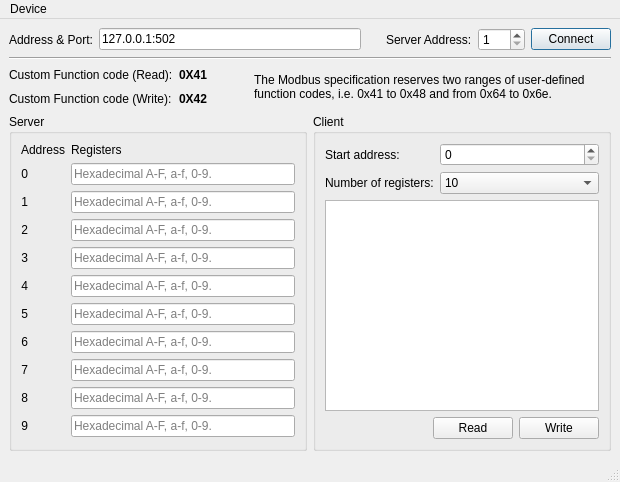
<?xml version="1.0" encoding="UTF-8"?>
<ui version="4.0">
 <class>MainWindow</class>
 <widget class="QMainWindow" name="MainWindow">
  <property name="geometry">
   <rect>
    <x>0</x>
    <y>0</y>
    <width>620</width>
    <height>482</height>
   </rect>
  </property>
  <property name="sizePolicy">
   <sizepolicy hsizetype="Preferred" vsizetype="Preferred">
    <horstretch>0</horstretch>
    <verstretch>0</verstretch>
   </sizepolicy>
  </property>
  <property name="windowTitle">
   <string>MainWindow</string>
  </property>
  <widget class="QWidget" name="centralwidget">
   <layout class="QGridLayout" name="gridLayout_3">
    <item row="0" column="0">
     <layout class="QGridLayout" name="gridLayout">
      <item row="0" column="0">
       <widget class="QLabel" name="label_4">
        <property name="text">
         <string>Address &amp; Port:</string>
        </property>
       </widget>
      </item>
      <item row="0" column="1">
       <widget class="QLineEdit" name="addressPort">
        <property name="sizePolicy">
         <sizepolicy hsizetype="MinimumExpanding" vsizetype="Fixed">
          <horstretch>0</horstretch>
          <verstretch>0</verstretch>
         </sizepolicy>
        </property>
        <property name="text">
         <string>127.0.0.1:502</string>
        </property>
       </widget>
      </item>
      <item row="0" column="2">
       <spacer name="horizontalSpacer_2">
        <property name="orientation">
         <enum>Qt::Horizontal</enum>
        </property>
        <property name="sizeType">
         <enum>QSizePolicy::Maximum</enum>
        </property>
        <property name="sizeHint" stdset="0">
         <size>
          <width>13</width>
          <height>17</height>
         </size>
        </property>
       </spacer>
      </item>
      <item row="0" column="3">
       <widget class="QLabel" name="label_28">
        <property name="sizePolicy">
         <sizepolicy hsizetype="Maximum" vsizetype="Preferred">
          <horstretch>0</horstretch>
          <verstretch>0</verstretch>
         </sizepolicy>
        </property>
        <property name="text">
         <string>Server Address:</string>
        </property>
       </widget>
      </item>
      <item row="0" column="4">
       <widget class="QSpinBox" name="serverAddress">
        <property name="sizePolicy">
         <sizepolicy hsizetype="Maximum" vsizetype="Fixed">
          <horstretch>0</horstretch>
          <verstretch>0</verstretch>
         </sizepolicy>
        </property>
        <property name="minimum">
         <number>1</number>
        </property>
        <property name="maximum">
         <number>247</number>
        </property>
       </widget>
      </item>
      <item row="0" column="5">
       <widget class="QPushButton" name="connectButton">
        <property name="sizePolicy">
         <sizepolicy hsizetype="Maximum" vsizetype="Fixed">
          <horstretch>0</horstretch>
          <verstretch>0</verstretch>
         </sizepolicy>
        </property>
        <property name="text">
         <string>Connect</string>
        </property>
        <property name="checkable">
         <bool>false</bool>
        </property>
        <property name="autoDefault">
         <bool>false</bool>
        </property>
        <property name="default">
         <bool>true</bool>
        </property>
       </widget>
      </item>
      <item row="1" column="0" colspan="6">
       <widget class="Line" name="line">
        <property name="orientation">
         <enum>Qt::Horizontal</enum>
        </property>
       </widget>
      </item>
     </layout>
    </item>
    <item row="1" column="0">
     <layout class="QGridLayout" name="gridLayout_2">
      <item row="0" column="0">
       <widget class="QLabel" name="label">
        <property name="sizePolicy">
         <sizepolicy hsizetype="Maximum" vsizetype="Preferred">
          <horstretch>0</horstretch>
          <verstretch>0</verstretch>
         </sizepolicy>
        </property>
        <property name="text">
         <string>Custom Function code (Read):</string>
        </property>
       </widget>
      </item>
      <item row="0" column="1">
       <widget class="QLabel" name="label_9">
        <property name="font">
         <font>
          <bold>true</bold>
         </font>
        </property>
        <property name="text">
         <string>0X41</string>
        </property>
       </widget>
      </item>
      <item row="0" column="2" rowspan="2">
       <spacer name="horizontalSpacer">
        <property name="orientation">
         <enum>Qt::Horizontal</enum>
        </property>
        <property name="sizeType">
         <enum>QSizePolicy::Fixed</enum>
        </property>
        <property name="sizeHint" stdset="0">
         <size>
          <width>40</width>
          <height>20</height>
         </size>
        </property>
       </spacer>
      </item>
      <item row="0" column="3" rowspan="2">
       <widget class="QLabel" name="label_7">
        <property name="text">
         <string>The Modbus specification reserves two ranges of user-defined function codes, i.e. 0x41 to 0x48 and from 0x64 to 0x6e.</string>
        </property>
        <property name="wordWrap">
         <bool>true</bool>
        </property>
       </widget>
      </item>
      <item row="1" column="0">
       <widget class="QLabel" name="label_2">
        <property name="sizePolicy">
         <sizepolicy hsizetype="Maximum" vsizetype="Preferred">
          <horstretch>0</horstretch>
          <verstretch>0</verstretch>
         </sizepolicy>
        </property>
        <property name="text">
         <string>Custom Function code (Write):</string>
        </property>
       </widget>
      </item>
      <item row="1" column="1">
       <widget class="QLabel" name="label_10">
        <property name="sizePolicy">
         <sizepolicy hsizetype="Maximum" vsizetype="Preferred">
          <horstretch>0</horstretch>
          <verstretch>0</verstretch>
         </sizepolicy>
        </property>
        <property name="font">
         <font>
          <bold>true</bold>
         </font>
        </property>
        <property name="text">
         <string>0X42</string>
        </property>
       </widget>
      </item>
     </layout>
    </item>
    <item row="2" column="0">
     <layout class="QHBoxLayout" name="horizontalLayout_2">
      <item>
       <widget class="QGroupBox" name="server">
        <property name="title">
         <string>Server</string>
        </property>
        <layout class="QFormLayout" name="formLayout_2">
         <item row="0" column="0">
          <widget class="QLabel" name="address">
           <property name="sizePolicy">
            <sizepolicy hsizetype="Maximum" vsizetype="Preferred">
             <horstretch>0</horstretch>
             <verstretch>0</verstretch>
            </sizepolicy>
           </property>
           <property name="text">
            <string>Address</string>
           </property>
           <property name="alignment">
            <set>Qt::AlignRight|Qt::AlignTrailing|Qt::AlignVCenter</set>
           </property>
          </widget>
         </item>
         <item row="0" column="1">
          <widget class="QLabel" name="label_3">
           <property name="text">
            <string>Registers</string>
           </property>
          </widget>
         </item>
         <item row="1" column="0">
          <widget class="QLabel" name="label_21">
           <property name="text">
            <string>0</string>
           </property>
           <property name="alignment">
            <set>Qt::AlignRight|Qt::AlignTrailing|Qt::AlignVCenter</set>
           </property>
          </widget>
         </item>
         <item row="1" column="1">
          <widget class="QLineEdit" name="register_0">
           <property name="maxLength">
            <number>32767</number>
           </property>
           <property name="placeholderText">
            <string>Hexadecimal A-F, a-f, 0-9.</string>
           </property>
          </widget>
         </item>
         <item row="2" column="0">
          <widget class="QLabel" name="label_22">
           <property name="text">
            <string>1</string>
           </property>
           <property name="alignment">
            <set>Qt::AlignRight|Qt::AlignTrailing|Qt::AlignVCenter</set>
           </property>
          </widget>
         </item>
         <item row="2" column="1">
          <widget class="QLineEdit" name="register_1">
           <property name="maxLength">
            <number>32767</number>
           </property>
           <property name="placeholderText">
            <string>Hexadecimal A-F, a-f, 0-9.</string>
           </property>
          </widget>
         </item>
         <item row="3" column="0">
          <widget class="QLabel" name="label_23">
           <property name="text">
            <string>2</string>
           </property>
           <property name="alignment">
            <set>Qt::AlignRight|Qt::AlignTrailing|Qt::AlignVCenter</set>
           </property>
          </widget>
         </item>
         <item row="3" column="1">
          <widget class="QLineEdit" name="register_2">
           <property name="maxLength">
            <number>32767</number>
           </property>
           <property name="placeholderText">
            <string>Hexadecimal A-F, a-f, 0-9.</string>
           </property>
          </widget>
         </item>
         <item row="4" column="0">
          <widget class="QLabel" name="label_11">
           <property name="text">
            <string>3</string>
           </property>
           <property name="alignment">
            <set>Qt::AlignRight|Qt::AlignTrailing|Qt::AlignVCenter</set>
           </property>
          </widget>
         </item>
         <item row="4" column="1">
          <widget class="QLineEdit" name="register_3">
           <property name="maxLength">
            <number>32767</number>
           </property>
           <property name="placeholderText">
            <string>Hexadecimal A-F, a-f, 0-9.</string>
           </property>
          </widget>
         </item>
         <item row="5" column="0">
          <widget class="QLabel" name="label_8">
           <property name="text">
            <string>4</string>
           </property>
           <property name="alignment">
            <set>Qt::AlignRight|Qt::AlignTrailing|Qt::AlignVCenter</set>
           </property>
          </widget>
         </item>
         <item row="5" column="1">
          <widget class="QLineEdit" name="register_4">
           <property name="maxLength">
            <number>32767</number>
           </property>
           <property name="placeholderText">
            <string>Hexadecimal A-F, a-f, 0-9.</string>
           </property>
          </widget>
         </item>
         <item row="6" column="0">
          <widget class="QLabel" name="label_12">
           <property name="text">
            <string>5</string>
           </property>
           <property name="alignment">
            <set>Qt::AlignRight|Qt::AlignTrailing|Qt::AlignVCenter</set>
           </property>
          </widget>
         </item>
         <item row="6" column="1">
          <widget class="QLineEdit" name="register_5">
           <property name="maxLength">
            <number>32767</number>
           </property>
           <property name="placeholderText">
            <string>Hexadecimal A-F, a-f, 0-9.</string>
           </property>
          </widget>
         </item>
         <item row="7" column="0">
          <widget class="QLabel" name="label_13">
           <property name="text">
            <string>6</string>
           </property>
           <property name="alignment">
            <set>Qt::AlignRight|Qt::AlignTrailing|Qt::AlignVCenter</set>
           </property>
          </widget>
         </item>
         <item row="7" column="1">
          <widget class="QLineEdit" name="register_6">
           <property name="maxLength">
            <number>32767</number>
           </property>
           <property name="placeholderText">
            <string>Hexadecimal A-F, a-f, 0-9.</string>
           </property>
          </widget>
         </item>
         <item row="8" column="0">
          <widget class="QLabel" name="label_14">
           <property name="text">
            <string>7</string>
           </property>
           <property name="alignment">
            <set>Qt::AlignRight|Qt::AlignTrailing|Qt::AlignVCenter</set>
           </property>
          </widget>
         </item>
         <item row="8" column="1">
          <widget class="QLineEdit" name="register_7">
           <property name="maxLength">
            <number>32767</number>
           </property>
           <property name="placeholderText">
            <string>Hexadecimal A-F, a-f, 0-9.</string>
           </property>
          </widget>
         </item>
         <item row="9" column="0">
          <widget class="QLabel" name="label_15">
           <property name="text">
            <string>8</string>
           </property>
           <property name="alignment">
            <set>Qt::AlignRight|Qt::AlignTrailing|Qt::AlignVCenter</set>
           </property>
          </widget>
         </item>
         <item row="9" column="1">
          <widget class="QLineEdit" name="register_8">
           <property name="maxLength">
            <number>32767</number>
           </property>
           <property name="placeholderText">
            <string>Hexadecimal A-F, a-f, 0-9.</string>
           </property>
          </widget>
         </item>
         <item row="10" column="0">
          <widget class="QLabel" name="label_16">
           <property name="text">
            <string>9</string>
           </property>
           <property name="alignment">
            <set>Qt::AlignRight|Qt::AlignTrailing|Qt::AlignVCenter</set>
           </property>
          </widget>
         </item>
         <item row="10" column="1">
          <widget class="QLineEdit" name="register_9">
           <property name="maxLength">
            <number>32767</number>
           </property>
           <property name="placeholderText">
            <string>Hexadecimal A-F, a-f, 0-9.</string>
           </property>
          </widget>
         </item>
        </layout>
       </widget>
      </item>
      <item>
       <widget class="QGroupBox" name="groupBox">
        <property name="title">
         <string>Client</string>
        </property>
        <layout class="QFormLayout" name="formLayout">
         <item row="0" column="0">
          <widget class="QLabel" name="label_5">
           <property name="text">
            <string>Start address:</string>
           </property>
          </widget>
         </item>
         <item row="0" column="1">
          <widget class="QSpinBox" name="startAddress">
           <property name="maximum">
            <number>9</number>
           </property>
          </widget>
         </item>
         <item row="1" column="0">
          <widget class="QLabel" name="label_6">
           <property name="text">
            <string>Number of registers:</string>
           </property>
          </widget>
         </item>
         <item row="1" column="1">
          <widget class="QComboBox" name="numberOfRegisters">
           <property name="currentIndex">
            <number>9</number>
           </property>
           <item>
            <property name="text">
             <string>1</string>
            </property>
           </item>
           <item>
            <property name="text">
             <string>2</string>
            </property>
           </item>
           <item>
            <property name="text">
             <string>3</string>
            </property>
           </item>
           <item>
            <property name="text">
             <string>4</string>
            </property>
           </item>
           <item>
            <property name="text">
             <string>5</string>
            </property>
           </item>
           <item>
            <property name="text">
             <string>6</string>
            </property>
           </item>
           <item>
            <property name="text">
             <string>7</string>
            </property>
           </item>
           <item>
            <property name="text">
             <string>8</string>
            </property>
           </item>
           <item>
            <property name="text">
             <string>9</string>
            </property>
           </item>
           <item>
            <property name="text">
             <string>10</string>
            </property>
           </item>
          </widget>
         </item>
         <item row="2" column="0" colspan="2">
          <widget class="QTreeView" name="registersTable">
           <property name="showDropIndicator" stdset="0">
            <bool>true</bool>
           </property>
           <property name="alternatingRowColors">
            <bool>true</bool>
           </property>
           <property name="rootIsDecorated">
            <bool>false</bool>
           </property>
           <property name="uniformRowHeights">
            <bool>true</bool>
           </property>
           <property name="itemsExpandable">
            <bool>false</bool>
           </property>
           <property name="expandsOnDoubleClick">
            <bool>false</bool>
           </property>
           <attribute name="headerVisible">
            <bool>true</bool>
           </attribute>
          </widget>
         </item>
         <item row="3" column="0" colspan="2">
          <layout class="QHBoxLayout" name="horizontalLayout">
           <item>
            <spacer name="horizontalSpacer_3">
             <property name="orientation">
              <enum>Qt::Horizontal</enum>
             </property>
             <property name="sizeHint" stdset="0">
              <size>
               <width>13</width>
               <height>17</height>
              </size>
             </property>
            </spacer>
           </item>
           <item>
            <widget class="QPushButton" name="readButton">
             <property name="sizePolicy">
              <sizepolicy hsizetype="Maximum" vsizetype="Fixed">
               <horstretch>0</horstretch>
               <verstretch>0</verstretch>
              </sizepolicy>
             </property>
             <property name="text">
              <string>Read</string>
             </property>
            </widget>
           </item>
           <item>
            <widget class="QPushButton" name="writeButton">
             <property name="text">
              <string>Write</string>
             </property>
            </widget>
           </item>
          </layout>
         </item>
        </layout>
       </widget>
      </item>
     </layout>
    </item>
   </layout>
  </widget>
  <widget class="QMenuBar" name="menubar">
   <property name="geometry">
    <rect>
     <x>0</x>
     <y>0</y>
     <width>620</width>
     <height>22</height>
    </rect>
   </property>
   <widget class="QMenu" name="menuDevice">
    <property name="title">
     <string>Device</string>
    </property>
    <addaction name="actionConnect"/>
    <addaction name="actionDisconnect"/>
    <addaction name="separator"/>
    <addaction name="actionExit"/>
   </widget>
   <addaction name="menuDevice"/>
  </widget>
  <widget class="QStatusBar" name="statusbar"/>
  <action name="actionExit">
   <property name="text">
    <string>Quit</string>
   </property>
  </action>
  <action name="actionConnect">
   <property name="enabled">
    <bool>true</bool>
   </property>
   <property name="icon">
    <iconset resource="images.qrc">
     <normaloff>:/images/connect.png</normaloff>:/images/connect.png</iconset>
   </property>
   <property name="text">
    <string>Connect</string>
   </property>
  </action>
  <action name="actionDisconnect">
   <property name="enabled">
    <bool>false</bool>
   </property>
   <property name="icon">
    <iconset resource="images.qrc">
     <normaloff>:/images/disconnect.png</normaloff>:/images/disconnect.png</iconset>
   </property>
   <property name="text">
    <string>Disconnect</string>
   </property>
  </action>
 </widget>
 <resources>
  <include location="images.qrc"/>
 </resources>
 <connections/>
</ui>
